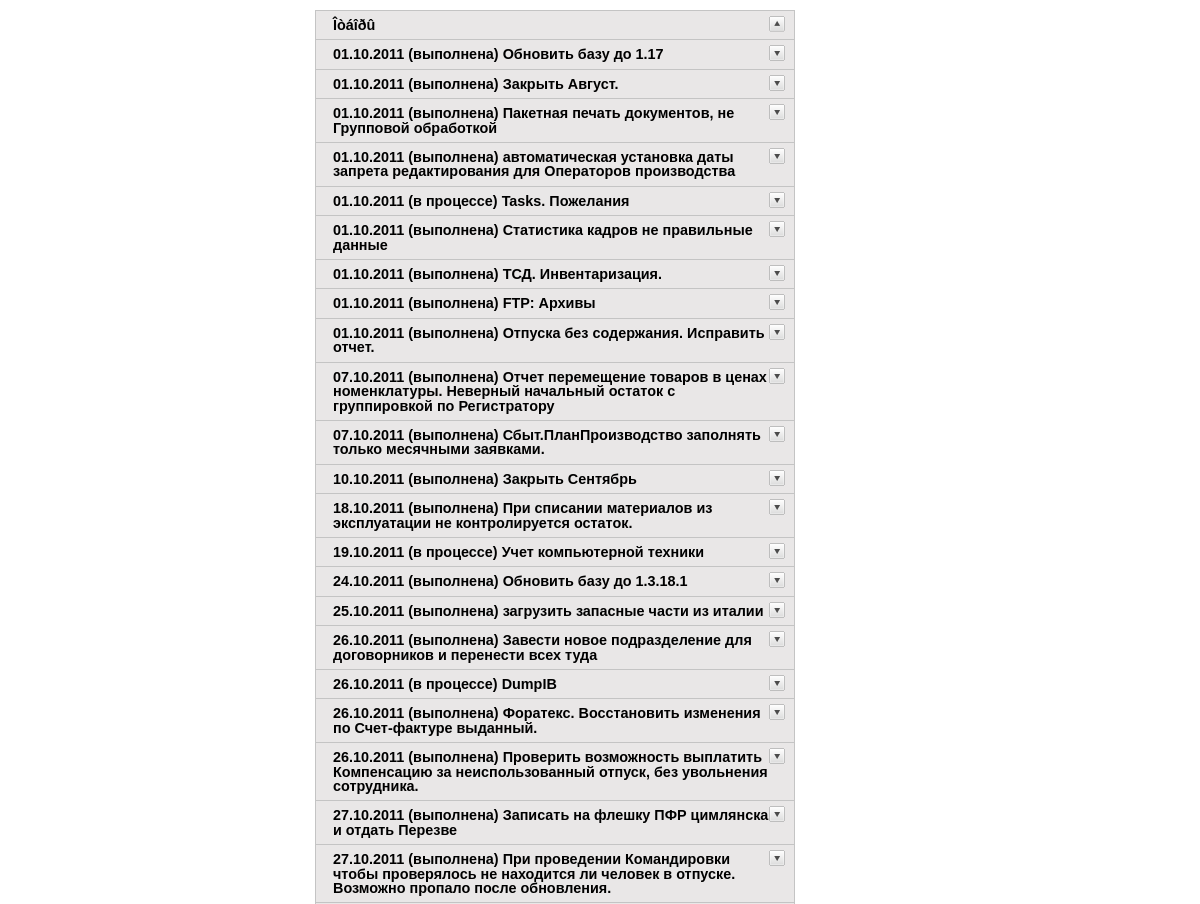
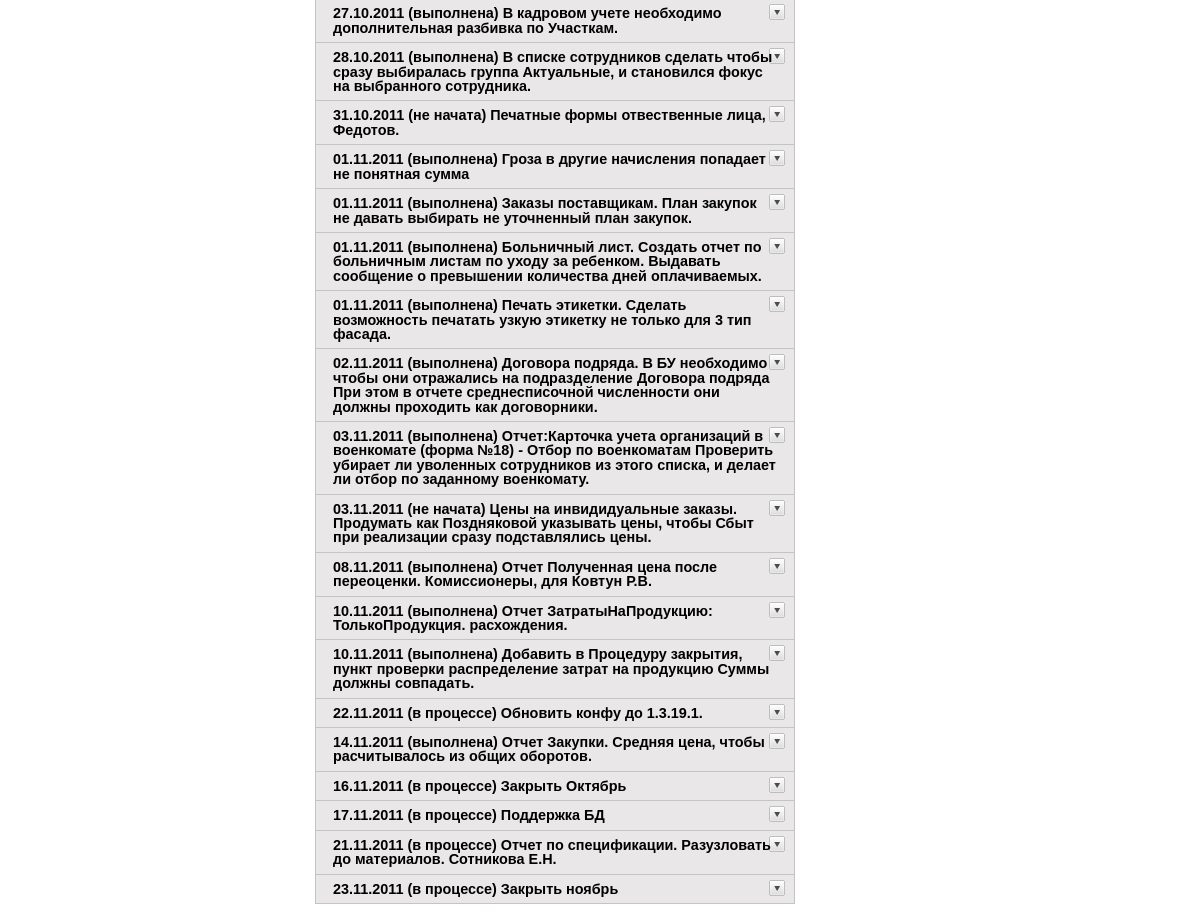
Page /WebTasks/index.php?user_id=2 on the committed database (2 pictures, top to bottom).
### tables this page shows
CREATE TABLE IF NOT EXISTS `Tasks` (
  `id_Task` int(10) NOT NULL AUTO_INCREMENT,
  `Name` text,
  `id_worker` int(3) DEFAULT NULL,
  `id_chief` int(3) DEFAULT NULL,
  `date` datetime DEFAULT NULL,
  `status` varchar(50) DEFAULT NULL,
  PRIMARY KEY (`id_Task`)
);

### WebTasks/config.php (called while the page is built, shortened)
<?php
function status($status)
  {
	 if ($status == "âàæíî")
     {
      $text = "<font color='red'>".$status."</font>";
     }
	 elseif ($status == "â ïðîöåññå")
     {
      $text = "<font color='blue'>".$status."</font>";
     }
    else
     {
      $text = $status;
     }
   return $text;
  }
function mysql_query_or_die($query)
  {
	 $res = mysql_query($query);
	 return $res;
  }
?>

### WebTasks/index.php (the view, shortened to what this page needs)
<?php
include("config.php");
if (isset($_REQUEST['user_id'])) $user_id = $_REQUEST['user_id']; else $user_id = "5";
print "<html>
<head>
<meta http-equiv='Content-Type' content='text/html' />
<title>Accordion 1</title>
<script type='text/javascript' src='./js/jquery.min.js'></script>
<script type='text/javascript'>
$(document).ready(function(){
	$('.accordion h3:first').addClass('active');
	$('.accordion span').hide();
	$('.accordion h3').click(function(){
		$(this).next('span').slideToggle('slow')
		.siblings('span:visible').slideUp('slow');
		$(this).toggleClass('active');
		$(this).siblings('h3').removeClass('active');
	});
});
</script>
<style type='text/css'>
body {
	margin: 10px auto;
	width: 570px;
	font: 75%/120% Arial, Helvetica, sans-serif;
}
.accordion {
	width: 480px;
	border-bottom: solid 1px #c4c4c4;
}
.accordion h3 {
	background: #e9e7e7 url(img/arrow-square.gif) no-repeat right -51px;
	padding: 7px 17px;
	margin: 0;
	font: bold 120%/100% Arial, Helvetica, sans-serif;
	border: solid 1px #c4c4c4;
	border-bottom: none;
	cursor: pointer;
}
.accordion h3:hover {
	background-color: #e3e2e2;
}
.accordion h3.active {
	background-position: right 5px;
}
.accordion p {
	background: #f7f7f7;
	margin: 0;
	border-left: solid 1px #c4c4c4;
	border-right: solid 1px #c4c4c4;
}
span {
    background: #f7f7f7;
    margin: 0;
    display:none;
    border-left: solid 1px #c4c4c4;
    border-right: solid 1px #c4c4c4;
}
.accordion t1 {
	background: #e9e7e7;
}
.accordion label {
	font: bold 120%/100% Arial, Helvetica, sans-serif;
}
</style>
</head>
<body>
<div class='accordion'>
	<h3>Îòáîðû</h3>
	<span>
	<form name='test' method='post' action='input1.php'>
	<label class='label'>Ðàáîòíèêè:</label><br>
	<input type='checkbox' name='Worker' value='1'>Ðÿáèíèíà Òàòüÿíà
  <input type='checkbox' name='Worker' value='2'>Èâàíîâ Àíòîí
  <input type='checkbox' name='Worker' value='3'>Îìåëü÷óê Ñåðãåé
  <input type='checkbox' name='Worker' value='4'>Ëàõíîâ Àëåêñàíäð
  <input type='checkbox' name='Worker' value='5'>×óáóêèí Äåíèñ
	<input type='checkbox' name='Worker' value='6'>Êó÷åðåíêàî Àëåêñàíäð
  <input type='checkbox' name='Worker' value='7'>Ïàùåíêî Àëåêñàíäð	<br>
	<label class='label'>Ñòàòóñ:</label>	<br>
  <input type='checkbox' name='Status' value='1'>íå íà÷àòà
  <input type='checkbox' name='Status' value='2'>â ïðîöåññå
	<input type='checkbox' name='Status' value='3'>âàæíî
  <input type='checkbox' name='Status' value='4'>âûïîëíåíà
  <input type='checkbox' name='Status' value='5'>îòìåíåíà <br>
	<input type='submit' name='' value='Ñôîðìèðîâàòü'/>
	</form>
	</span>";
  $query = "SELECT DATE_FORMAT(Tasks.Date,'%d.%m.%Y') AS Date, Tasks.status AS Status,Tasks.Name,Workers.Name AS Worker,Tasks.id_Task,Tasks.id_Worker,Tasks.id_Chief,Chief.Name AS Chief FROM Tasks LEFT JOIN (SELECT Workers.id_Worker,Workers.Name FROM Workers) Workers ON Workers.id_Worker=Tasks.id_Worker LEFT JOIN (SELECT Workers.id_Worker,Workers.Name FROM Workers) Chief ON Chief.id_Worker=Tasks.id_Chief  WHERE Tasks.id_Worker=".$user_id." AND  Tasks.status<>'âûïîëíåíà' AND Tasks.status<>'îòìåíåíà'";
  $result = mysql_query_or_die($query);
  while ($row = mysql_fetch_assoc($result))
    {
     print "<h3>".$row["Date"]." (".status($row["Status"]).") ".$row["Name"]."</h3>";
    }
  print "
</div>
</body>
</html>";
?>

### WebTasks/index.php (style rules this page uses)
body { margin: 10px auto; width: 570px; font: 75%/120% Arial, Helvetica, sans-serif; }
.accordion { width: 480px; border-bottom: solid 1px #c4c4c4; }
.accordion h3 { background: #e9e7e7 url(img/arrow-square.gif) no-repeat right -51px; padding: 7px 17px; margin: 0; font: bold 120%/100% Arial, Helvetica, sans-serif; border: solid 1px #c4c4c4; border-bottom: none; cursor: pointer; }
.accordion h3.active { background-position: right 5px; }

### rows in the picture
tasks: Date "01.10.2011", status "выполнена", Name "Обновить базу до 1.17"
tasks: Date "01.10.2011", status "выполнена", Name "Закрыть Август."
tasks: Date "01.10.2011", status "выполнена", Name "Пакетная печать документов, не Групповой обработкой"
tasks: Date "01.10.2011", status "выполнена", Name "автоматическая установка даты запрета редактирования для Операторов производства"
tasks: Date "01.10.2011", status "в процессе", Name "Tasks. Пожелания"
tasks: Date "01.10.2011", status "выполнена", Name "Статистика кадров не правильные данные"
tasks: Date "01.10.2011", status "выполнена", Name "ТСД. Инвентаризация."
tasks: Date "01.10.2011", status "выполнена", Name "FTP: Архивы"
tasks: Date "01.10.2011", status "выполнена", Name "Отпуска без содержания. Исправить отчет."
tasks: Date "07.10.2011", status "выполнена", Name "Отчет перемещение товаров в ценах номенклатуры. Неверный начальный остаток с группировкой по Регистратору"
tasks: Date "07.10.2011", status "выполнена", Name "Сбыт.ПланПроизводство заполнять только месячными заявками."
tasks: Date "10.10.2011", status "выполнена", Name "Закрыть Сентябрь"
tasks: Date "18.10.2011", status "выполнена", Name "При списании материалов из эксплуатации не контролируется остаток."
tasks: Date "19.10.2011", status "в процессе", Name "Учет компьютерной техники"
tasks: Date "24.10.2011", status "выполнена", Name "Обновить базу до 1.3.18.1"
tasks: Date "25.10.2011", status "выполнена", Name "загрузить запасные части из италии"
tasks: Date "26.10.2011", status "выполнена", Name "Завести новое подразделение для договорников и перенести всех туда"
tasks: Date "26.10.2011", status "в процессе", Name "DumpIB"
tasks: Date "26.10.2011", status "выполнена", Name "Форатекс. Восстановить изменения по Счет-фактуре выданный."
tasks: Date "26.10.2011", status "выполнена", Name "Проверить возможность выплатить Компенсацию за неиспользованный отпуск, без увольнения сотрудника."
tasks: Date "27.10.2011", status "выполнена", Name "Записать на флешку ПФР цимлянска и отдать Перезве"
tasks: Date "27.10.2011", status "выполнена", Name "При проведении Командировки чтобы проверялось не находится ли человек в отпуске. Возможно пропало после обновления."
tasks: Date "27.10.2011", status "выполнена", Name "В кадровом учете необходимо дополнительная разбивка по Участкам."
tasks: Date "28.10.2011", status "выполнена", Name "В списке сотрудников сделать чтобы сразу выбиралась группа Актуальные, и становился фокус на выбранного сотрудника."
tasks: Date "31.10.2011", status "не начата", Name "Печатные формы отвественные лица, Федотов."
tasks: Date "01.11.2011", status "выполнена", Name "Гроза в другие начисления попадает не понятная сумма"
tasks: Date "01.11.2011", status "выполнена", Name "Заказы поставщикам. План закупок не давать выбирать не уточненный план закупок."
tasks: Date "01.11.2011", status "выполнена", Name "Больничный лист. Создать отчет по больничным листам по уходу за ребенком. Выдавать сообщение о превышении количества дней оплачиваемых."
tasks: Date "01.11.2011", status "выполнена", Name "Печать этикетки. Сделать возможность печатать узкую этикетку не только для 3 тип фасада."
tasks: Date "02.11.2011", status "выполнена", Name "Договора подряда. В БУ необходимо чтобы они отражались на подразделение Договора подряда При этом в отчете среднесписочной численности они должны проходить как договорники."
tasks: Date "03.11.2011", status "выполнена", Name "Отчет:Карточка учета организаций в военкомате (форма №18) - Отбор по военкоматам Проверить убирает ли уволенных сотрудников из этого списка, и делает ли отбор по заданному военкомату."
tasks: Date "03.11.2011", status "не начата", Name "Цены на инвидидуальные заказы. Продумать как Поздняковой указывать цены, чтобы Сбыт при реализации сразу подставлялись цены."
tasks: Date "08.11.2011", status "выполнена", Name "Отчет Полученная цена после переоценки. Комиссионеры, для Ковтун Р.В."
tasks: Date "10.11.2011", status "выполнена", Name "Отчет ЗатратыНаПродукцию: ТолькоПродукция. расхождения."
tasks: Date "10.11.2011", status "выполнена", Name "Добавить в Процедуру закрытия, пункт проверки распределение затрат на продукцию Суммы должны совпадать."
tasks: Date "22.11.2011", status "в процессе", Name "Обновить конфу до 1.3.19.1."
tasks: Date "14.11.2011", status "выполнена", Name "Отчет Закупки. Средняя цена, чтобы расчитывалось из общих оборотов."
tasks: Date "16.11.2011", status "в процессе", Name "Закрыть Октябрь"
tasks: Date "17.11.2011", status "в процессе", Name "Поддержка БД"
tasks: Date "21.11.2011", status "в процессе", Name "Отчет по спецификации. Разузловать до материалов. Сотникова Е.Н."
tasks: Date "23.11.2011", status "в процессе", Name "Закрыть ноябрь"
